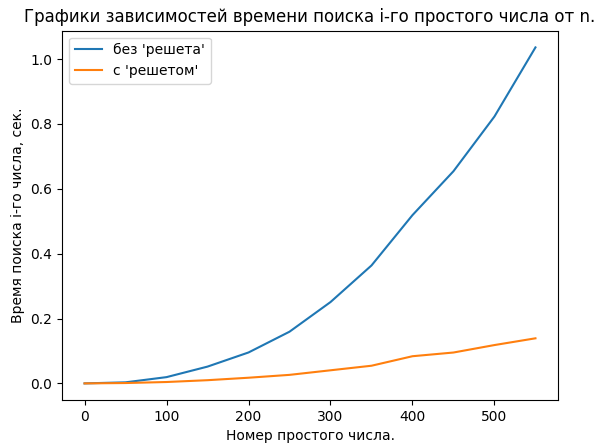

Generate this figure with Python:
'''
Написать два алгоритма нахождения i-го по счёту простого числа.
Без использования «Решета Эратосфена»;
Используя алгоритм «Решето Эратосфена»
Примечание ко всему домашнему заданию: Проанализировать скорость и сложность алгоритмов. 
Результаты анализа сохранить в виде комментариев в файле с кодом.

Сложность алгоритма нахождения i-го по счёту простого числа с использованием «Решета Эратосфена» - O(NloglogN)
Анализ времени в файле lesson4_2.png
'''

# Функция вычисления i-ого по счету простого числа без использования «Решета Эратосфена».
def get_n_prime1(n):
    arr_prime = []
    num = 1
    while len(arr_prime)<n:
        num +=1
        cntr = 0
        for cur_num in range(1, num+1):
            if num%cur_num==0:
                cntr+=1
        if cntr == 2:
            arr_prime.append(num)
    return arr_prime

def is_new_prime(num, arr_prime):
    flag = True
    for pn in arr_prime:
        if num%pn==0: flag = False
    return flag

# Функция вычисления i-ого по счету простого числа с использованием элементов «Решета Эратосфена». 
# Некий ее "динамический" вариант.
def get_n_prime2(n):
    arr_prime = []
    num = 1
    while len(arr_prime)<n:
        num +=1
        if is_new_prime(num, arr_prime): arr_prime.append(num)

    return arr_prime



import timeit

target_prime = []
proc_time1 = []
proc_time2 = []
for i in  range(12):
    k = 50*i
    target_prime.append(int(k))
    t = timeit.Timer(f"get_n_prime1({k})", "from __main__ import get_n_prime1")
    proc_time1.append(float(t.timeit(1)))

    t = timeit.Timer(f"get_n_prime2({k})", "from __main__ import get_n_prime2")
    proc_time2.append(float(t.timeit(1)))



import matplotlib.pyplot as plt

plt.plot(target_prime, proc_time1, label="без \'решета\'")
plt.plot(target_prime, proc_time2, label="с \'решетом\'")
plt.legend(loc="upper left")
plt.xlabel("Номер простого числа.")
plt.ylabel("Время поиска i-го числа, сек.")
plt.title("Графики зависимостей времени поиска i-го простого числа от n.")
plt.show()
